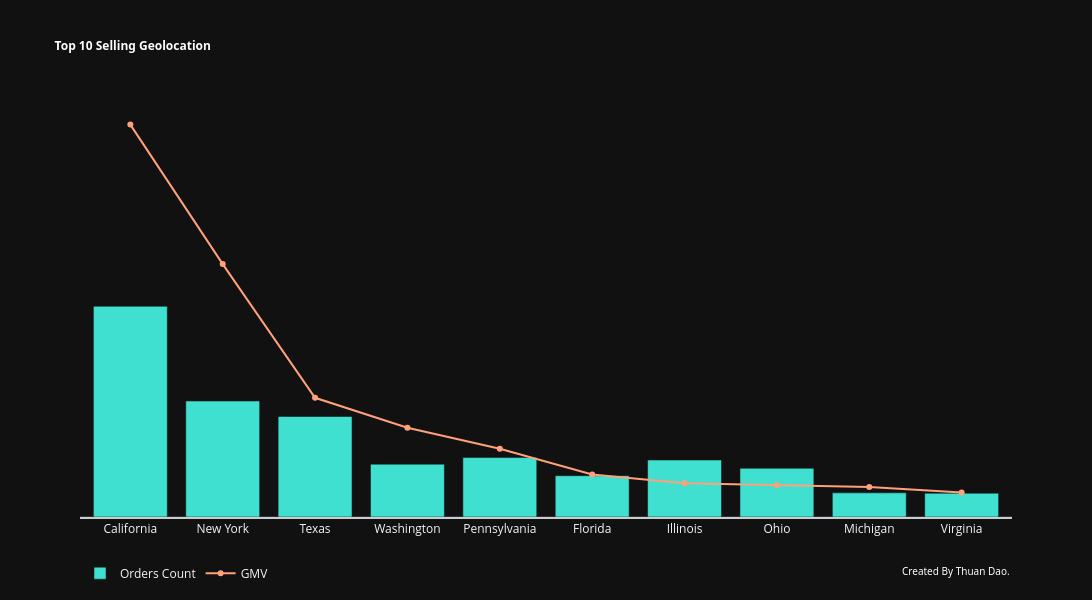

Notebook code for this chart:
### Markdown cell above
#### Top 10 Selling State

### Code cell
df_state = (df_merged.groupby(by="State").agg(
                total_quantity = ("Quantity", "sum"),
                total_sales = ("Sales", "sum"), # GMV
                total_discount=("Discount", "sum"),
                total_profit=("Profit", "sum"),
                total_spend=("Spend", "sum"),
                orders_count=("OrderID", "nunique")
            )
            .sort_values("total_sales", ascending=False)
            .reset_index()
)
display(df_state.head(10))

# Create main figure
fig = go.Figure()

# Add bar chart for number of orders per State
fig.add_trace(
    go.Bar(
        x=df_state["State"].head(10),           # Top 10 countries by orders
        y=df_state["orders_count"].head(10),
        name="Orders Count",
        marker_color="rgb(64,224,208)",         # Turquoise color for bars
        # hovertemplate = "%{x}" +  "<br>Number of orders: %{y}",
    )
)

# Add line chart for total GMV per country
fig.add_trace(
    go.Scatter(
        x=df_state["State"].head(10),
        y=df_state["total_sales"].head(10),
        name="GMV",
        yaxis="y2",                             # Assign to secondary axis
        marker_color="rgb(255,160,122)",        # Light salmon color
        mode="lines+markers",
        # hovertemplate = "%{x}" + "<br>GMV: $%{y}",
    )
)

# Customize layout
fig.update_layout(
    title=dict(
        text="<b>Top 10 Selling Geolocation<b>",
        font=dict(size=12, family="Segoe UI", color="white")
    ),

    # Left axis for order count
    yaxis=dict(
        side="left",
        range=[0, max(df_state["orders_count"]) + 1000],
        showgrid=False,
        zeroline=True,
        showline=False,
        showticklabels=False
    ),

    # Right axis for total GMV
    yaxis2=dict(
        side="right",
        overlaying="y",
        showgrid=False,
        zeroline=False,
        showline=False,
        showticklabels=False
    ),

    xaxis=dict(
        showline=True,
        linecolor="rgb(204, 204, 204)",
        linewidth=2
    ),

    legend=dict(orientation="h"),

    # Footer annotation
    annotations=[
        dict(
            text="Created By Thuan Dao.",
            xref="paper", yref="paper",
            x=1, y=-.15,
            showarrow=False,
            font=dict(size=10, color="white", family="Segoe UI")
        )
    ],

    hovermode="x unified",
    template="plotly_dark",
    width=1200,
    height=600
)

# Render the chart
fig.show()

### Figure 1 — Plotly figure (JSON) as saved in the notebook; plotly's stock layout.template omitted (floating-point values rounded to 4 significant figures)
{"data": [{"marker": {"color": "rgb(64,224,208)"}, "name": "Orders Count", "type": "bar", "x": ["California", "New York", "Texas", "Washington", "Pennsylvania", "Florida", "Illinois", "Ohio", "Michigan", "Virginia"], "y": [1021, 562, 487, 256, 288, 200, 276, 236, 117, 115]}, {"marker": {"color": "rgb(255,160,122)"}, "mode": "lines+markers", "name": "GMV", "type": "scatter", "x": ["California", "New York", "Texas", "Washington", "Pennsylvania", "Florida", "Illinois", "Ohio", "Michigan", "Virginia"], "y": [457700.0, 310900.0, 170200.0, 138600.0, 116500.0, 89470.0, 80170.0, 78260.0, 76270.0, 70640.0], "yaxis": "y2"}], "layout": {"annotations": [{"font": {"color": "white", "family": "Segoe UI", "size": 10}, "showarrow": false, "text": "Created By Thuan Dao.", "x": 1, "xref": "paper", "y": -0.15, "yref": "paper"}], "height": 600, "hovermode": "x unified", "legend": {"orientation": "h"}, "title": {"font": {"color": "white", "family": "Segoe UI", "size": 12}, "text": "<b>Top 10 Selling Geolocation<b>"}, "width": 1200, "xaxis": {"linecolor": "rgb(204, 204, 204)", "linewidth": 2, "showline": true}, "yaxis": {"range": [0, 2021], "showgrid": false, "showline": false, "showticklabels": false, "side": "left", "zeroline": true}, "yaxis2": {"overlaying": "y", "showgrid": false, "showline": false, "showticklabels": false, "side": "right", "zeroline": false}}}
